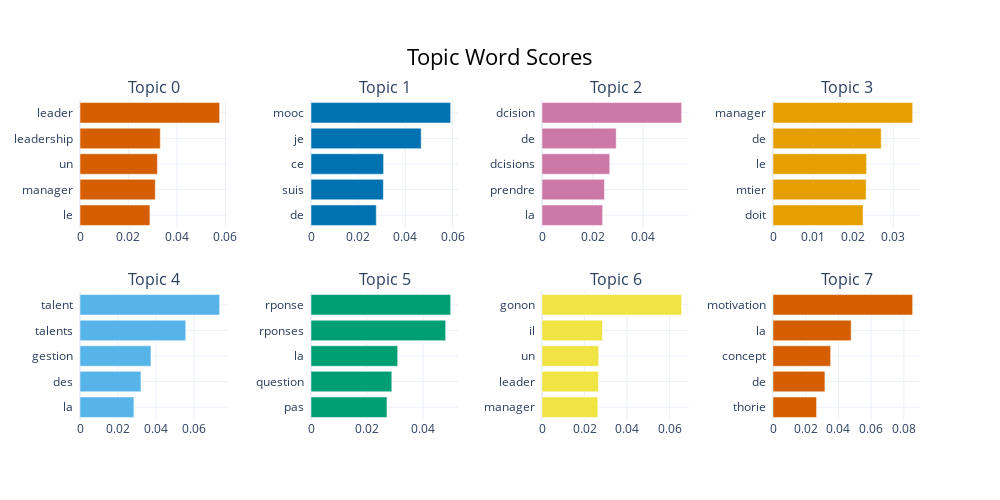

Source (notebook cell):
### Code cell
model.visualize_barchart()

### Figure 1 — Plotly figure (JSON) as saved in the notebook; plotly's stock layout.template omitted (floating-point values rounded to 4 significant figures)
{"data": [{"marker": {"color": "#D55E00"}, "orientation": "h", "type": "bar", "x": [0.02885, 0.03105, 0.03194, 0.03313, 0.05761], "xaxis": "x", "y": ["le  ", "manager  ", "un  ", "leadership  ", "leader  "], "yaxis": "y"}, {"marker": {"color": "#0072B2"}, "orientation": "h", "type": "bar", "x": [0.02768, 0.03067, 0.03077, 0.04671, 0.0592], "xaxis": "x2", "y": ["de  ", "suis  ", "ce  ", "je  ", "mooc  "], "yaxis": "y2"}, {"marker": {"color": "#CC79A7"}, "orientation": "h", "type": "bar", "x": [0.02397, 0.02471, 0.02678, 0.02933, 0.05521], "xaxis": "x3", "y": ["la  ", "prendre  ", "dcisions  ", "de  ", "dcision  "], "yaxis": "y3"}, {"marker": {"color": "#E69F00"}, "orientation": "h", "type": "bar", "x": [0.02246, 0.02321, 0.02333, 0.02698, 0.03482], "xaxis": "x4", "y": ["doit  ", "mtier  ", "le  ", "de  ", "manager  "], "yaxis": "y4"}, {"marker": {"color": "#56B4E9"}, "orientation": "h", "type": "bar", "x": [0.02839, 0.03209, 0.03736, 0.05568, 0.07353], "xaxis": "x5", "y": ["la  ", "des  ", "gestion  ", "talents  ", "talent  "], "yaxis": "y5"}, {"marker": {"color": "#009E73"}, "orientation": "h", "type": "bar", "x": [0.02713, 0.02884, 0.03095, 0.04806, 0.04984], "xaxis": "x6", "y": ["pas  ", "question  ", "la  ", "rponses  ", "rponse  "], "yaxis": "y6"}, {"marker": {"color": "#F0E442"}, "orientation": "h", "type": "bar", "x": [0.02622, 0.02653, 0.02667, 0.02843, 0.06566], "xaxis": "x7", "y": ["manager  ", "leader  ", "un  ", "il  ", "gonon  "], "yaxis": "y7"}, {"marker": {"color": "#D55E00"}, "orientation": "h", "type": "bar", "x": [0.02663, 0.03175, 0.03525, 0.04778, 0.0854], "xaxis": "x8", "y": ["thorie  ", "de  ", "concept  ", "la  ", "motivation  "], "yaxis": "y8"}], "layout": {"annotations": [{"font": {"size": 16}, "showarrow": false, "text": "Topic 0", "x": 0.0875, "xanchor": "center", "xref": "paper", "y": 1, "yanchor": "bottom", "yref": "paper"}, {"font": {"size": 16}, "showarrow": false, "text": "Topic 1", "x": 0.3625, "xanchor": "center", "xref": "paper", "y": 1, "yanchor": "bottom", "yref": "paper"}, {"font": {"size": 16}, "showarrow": false, "text": "Topic 2", "x": 0.6375, "xanchor": "center", "xref": "paper", "y": 1, "yanchor": "bottom", "yref": "paper"}, {"font": {"size": 16}, "showarrow": false, "text": "Topic 3", "x": 0.9125, "xanchor": "center", "xref": "paper", "y": 1, "yanchor": "bottom", "yref": "paper"}, {"font": {"size": 16}, "showarrow": false, "text": "Topic 4", "x": 0.0875, "xanchor": "center", "xref": "paper", "y": 0.4, "yanchor": "bottom", "yref": "paper"}, {"font": {"size": 16}, "showarrow": false, "text": "Topic 5", "x": 0.3625, "xanchor": "center", "xref": "paper", "y": 0.4, "yanchor": "bottom", "yref": "paper"}, {"font": {"size": 16}, "showarrow": false, "text": "Topic 6", "x": 0.6375, "xanchor": "center", "xref": "paper", "y": 0.4, "yanchor": "bottom", "yref": "paper"}, {"font": {"size": 16}, "showarrow": false, "text": "Topic 7", "x": 0.9125, "xanchor": "center", "xref": "paper", "y": 0.4, "yanchor": "bottom", "yref": "paper"}], "height": 500, "hoverlabel": {"bgcolor": "white", "font": {"family": "Rockwell", "size": 16}}, "showlegend": false, "title": {"font": {"color": "Black", "size": 22}, "text": "Topic Word Scores", "x": 0.5, "xanchor": "center", "yanchor": "top"}, "width": 1000, "xaxis": {"anchor": "y", "domain": [0, 0.175], "showgrid": true}, "xaxis2": {"anchor": "y2", "domain": [0.275, 0.45], "showgrid": true}, "xaxis3": {"anchor": "y3", "domain": [0.55, 0.725], "showgrid": true}, "xaxis4": {"anchor": "y4", "domain": [0.825, 1], "showgrid": true}, "xaxis5": {"anchor": "y5", "domain": [0, 0.175], "showgrid": true}, "xaxis6": {"anchor": "y6", "domain": [0.275, 0.45], "showgrid": true}, "xaxis7": {"anchor": "y7", "domain": [0.55, 0.725], "showgrid": true}, "xaxis8": {"anchor": "y8", "domain": [0.825, 1], "showgrid": true}, "yaxis": {"anchor": "x", "domain": [0.6, 1], "showgrid": true}, "yaxis2": {"anchor": "x2", "domain": [0.6, 1], "showgrid": true}, "yaxis3": {"anchor": "x3", "domain": [0.6, 1], "showgrid": true}, "yaxis4": {"anchor": "x4", "domain": [0.6, 1], "showgrid": true}, "yaxis5": {"anchor": "x5", "domain": [0, 0.4], "showgrid": true}, "yaxis6": {"anchor": "x6", "domain": [0, 0.4], "showgrid": true}, "yaxis7": {"anchor": "x7", "domain": [0, 0.4], "showgrid": true}, "yaxis8": {"anchor": "x8", "domain": [0, 0.4], "showgrid": true}}}
